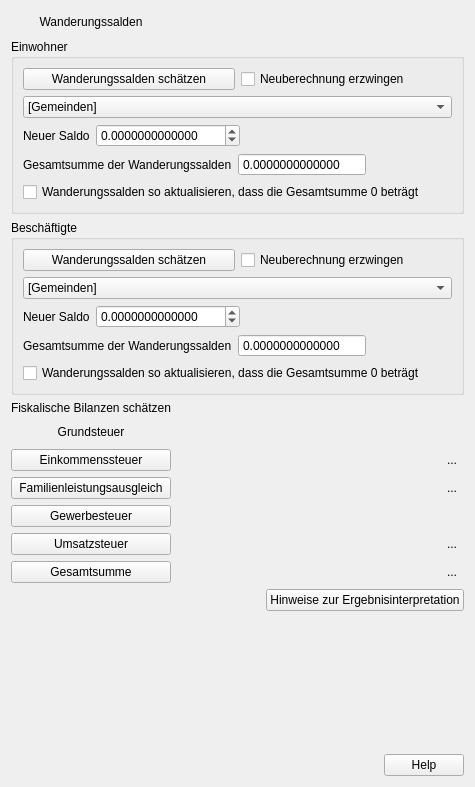
      <widget class="QWidget" name="page7">
       <property name="geometry">
        <rect>
         <x>0</x>
         <y>0</y>
         <width>475</width>
         <height>787</height>
        </rect>
       </property>
       <attribute name="label">
        <string>Kommunale Steuereinnahmen</string>
       </attribute>
       <layout class="QGridLayout" name="gridLayout_21">
        <item row="1" column="0" colspan="5">
         <widget class="QGroupBox" name="groupBox_11">
          <property name="title">
           <string>Einwohner</string>
          </property>
          <layout class="QGridLayout" name="gridLayout_19">
           <item row="3" column="0" colspan="2">
            <layout class="QHBoxLayout" name="horizontalLayout_14">
             <item>
              <widget class="QLabel" name="label_72">
               <property name="sizePolicy">
                <sizepolicy hsizetype="Fixed" vsizetype="Preferred">
                 <horstretch>0</horstretch>
                 <verstretch>0</verstretch>
                </sizepolicy>
               </property>
               <property name="text">
                <string>Gesamtsumme der Wanderungssalden</string>
               </property>
              </widget>
             </item>
             <item>
              <widget class="QDoubleSpinBox" name="doubleSpinBox_2">
               <property name="sizePolicy">
                <sizepolicy hsizetype="Fixed" vsizetype="Fixed">
                 <horstretch>0</horstretch>
                 <verstretch>0</verstretch>
                </sizepolicy>
               </property>
               <property name="readOnly">
                <bool>true</bool>
               </property>
               <property name="buttonSymbols">
                <enum>QAbstractSpinBox::NoButtons</enum>
               </property>
               <property name="decimals">
                <number>13</number>
               </property>
               <property name="minimum">
                <double>-99999.000000000000000</double>
               </property>
               <property name="maximum">
                <double>99999.000000000000000</double>
               </property>
               <property name="singleStep">
                <double>0.010000000000000</double>
               </property>
              </widget>
             </item>
             <item>
              <spacer name="horizontalSpacer_11">
               <property name="orientation">
                <enum>Qt::Horizontal</enum>
               </property>
               <property name="sizeHint" stdset="0">
                <size>
                 <width>40</width>
                 <height>20</height>
                </size>
               </property>
              </spacer>
             </item>
            </layout>
           </item>
           <item row="2" column="0" colspan="2">
            <layout class="QHBoxLayout" name="horizontalLayout_13">
             <item>
              <widget class="QLabel" name="label_71">
               <property name="sizePolicy">
                <sizepolicy hsizetype="Fixed" vsizetype="Preferred">
                 <horstretch>0</horstretch>
                 <verstretch>0</verstretch>
                </sizepolicy>
               </property>
               <property name="text">
                <string>Neuer Saldo</string>
               </property>
              </widget>
             </item>
             <item>
              <widget class="QDoubleSpinBox" name="doubleSpinBox">
               <property name="sizePolicy">
                <sizepolicy hsizetype="Fixed" vsizetype="Fixed">
                 <horstretch>0</horstretch>
                 <verstretch>0</verstretch>
                </sizepolicy>
               </property>
               <property name="readOnly">
                <bool>false</bool>
               </property>
               <property name="buttonSymbols">
                <enum>QAbstractSpinBox::UpDownArrows</enum>
               </property>
               <property name="decimals">
                <number>13</number>
               </property>
               <property name="minimum">
                <double>-99999.000000000000000</double>
               </property>
               <property name="maximum">
                <double>99999.000000000000000</double>
               </property>
               <property name="singleStep">
                <double>0.010000000000000</double>
               </property>
              </widget>
             </item>
             <item>
              <spacer name="horizontalSpacer_10">
               <property name="orientation">
                <enum>Qt::Horizontal</enum>
               </property>
               <property name="sizeHint" stdset="0">
                <size>
                 <width>40</width>
                 <height>20</height>
                </size>
               </property>
              </spacer>
             </item>
            </layout>
           </item>
           <item row="0" column="0">
            <widget class="QPushButton" name="pushButton_30">
             <property name="text">
              <string>Wanderungssalden schätzen</string>
             </property>
            </widget>
           </item>
           <item row="1" column="0" colspan="2">
            <widget class="QComboBox" name="comboBox_4">
             <item>
              <property name="text">
               <string>[Gemeinden]</string>
              </property>
             </item>
            </widget>
           </item>
           <item row="4" column="0" colspan="2">
            <widget class="QCheckBox" name="checkBox_18">
             <property name="text">
              <string>Wanderungssalden so aktualisieren, dass die Gesamtsumme 0 beträgt</string>
             </property>
            </widget>
           </item>
           <item row="0" column="1">
            <widget class="QCheckBox" name="checkBox_17">
             <property name="layoutDirection">
              <enum>Qt::LeftToRight</enum>
             </property>
             <property name="text">
              <string>Neuberechnung erzwingen</string>
             </property>
            </widget>
           </item>
          </layout>
         </widget>
        </item>
        <item row="2" column="0" colspan="5">
         <widget class="QGroupBox" name="groupBox_12">
          <property name="title">
           <string>Beschäftigte</string>
          </property>
          <layout class="QGridLayout" name="gridLayout_20">
           <item row="0" column="0">
            <widget class="QPushButton" name="pushButton_31">
             <property name="text">
              <string>Wanderungssalden schätzen</string>
             </property>
            </widget>
           </item>
           <item row="0" column="1">
            <widget class="QCheckBox" name="checkBox_19">
             <property name="layoutDirection">
              <enum>Qt::LeftToRight</enum>
             </property>
             <property name="text">
              <string>Neuberechnung erzwingen</string>
             </property>
            </widget>
           </item>
           <item row="1" column="0" colspan="2">
            <widget class="QComboBox" name="comboBox_5">
             <item>
              <property name="text">
               <string>[Gemeinden]</string>
              </property>
             </item>
            </widget>
           </item>
           <item row="2" column="0" colspan="2">
            <layout class="QHBoxLayout" name="horizontalLayout_15">
             <item>
              <widget class="QLabel" name="label_73">
               <property name="sizePolicy">
                <sizepolicy hsizetype="Fixed" vsizetype="Preferred">
                 <horstretch>0</horstretch>
                 <verstretch>0</verstretch>
                </sizepolicy>
               </property>
               <property name="text">
                <string>Neuer Saldo</string>
               </property>
              </widget>
             </item>
             <item>
              <widget class="QDoubleSpinBox" name="doubleSpinBox_3">
               <property name="sizePolicy">
                <sizepolicy hsizetype="Fixed" vsizetype="Fixed">
                 <horstretch>0</horstretch>
                 <verstretch>0</verstretch>
                </sizepolicy>
               </property>
               <property name="readOnly">
                <bool>false</bool>
               </property>
               <property name="buttonSymbols">
                <enum>QAbstractSpinBox::UpDownArrows</enum>
               </property>
               <property name="decimals">
                <number>13</number>
               </property>
               <property name="minimum">
                <double>-99999.000000000000000</double>
               </property>
               <property name="maximum">
                <double>99999.000000000000000</double>
               </property>
               <property name="singleStep">
                <double>0.010000000000000</double>
               </property>
              </widget>
             </item>
             <item>
              <spacer name="horizontalSpacer_12">
               <property name="orientation">
                <enum>Qt::Horizontal</enum>
               </property>
               <property name="sizeHint" stdset="0">
                <size>
                 <width>40</width>
                 <height>20</height>
                </size>
               </property>
              </spacer>
             </item>
            </layout>
           </item>
           <item row="3" column="0" colspan="2">
            <layout class="QHBoxLayout" name="horizontalLayout_16">
             <item>
              <widget class="QLabel" name="label_74">
               <property name="sizePolicy">
                <sizepolicy hsizetype="Fixed" vsizetype="Preferred">
                 <horstretch>0</horstretch>
                 <verstretch>0</verstretch>
                </sizepolicy>
               </property>
               <property name="text">
                <string>Gesamtsumme der Wanderungssalden</string>
               </property>
              </widget>
             </item>
             <item>
              <widget class="QDoubleSpinBox" name="doubleSpinBox_4">
               <property name="sizePolicy">
                <sizepolicy hsizetype="Fixed" vsizetype="Fixed">
                 <horstretch>0</horstretch>
                 <verstretch>0</verstretch>
                </sizepolicy>
               </property>
               <property name="readOnly">
                <bool>true</bool>
               </property>
               <property name="buttonSymbols">
                <enum>QAbstractSpinBox::NoButtons</enum>
               </property>
               <property name="decimals">
                <number>13</number>
               </property>
               <property name="minimum">
                <double>-99999.000000000000000</double>
               </property>
               <property name="maximum">
                <double>99999.000000000000000</double>
               </property>
               <property name="singleStep">
                <double>0.010000000000000</double>
               </property>
              </widget>
             </item>
             <item>
              <spacer name="horizontalSpacer_13">
               <property name="orientation">
                <enum>Qt::Horizontal</enum>
               </property>
               <property name="sizeHint" stdset="0">
                <size>
                 <width>40</width>
                 <height>20</height>
                </size>
               </property>
              </spacer>
             </item>
            </layout>
           </item>
           <item row="4" column="0" colspan="2">
            <widget class="QCheckBox" name="checkBox_20">
             <property name="text">
              <string>Wanderungssalden so aktualisieren, dass die Gesamtsumme 0 beträgt</string>
             </property>
            </widget>
           </item>
          </layout>
         </widget>
        </item>
        <item row="5" column="4">
         <widget class="QToolButton" name="toolButton_35">
          <property name="toolTip">
           <string>bereits berechnete Layer anzeigen (falls aus Liste gelösdcht ...)</string>
          </property>
          <property name="layoutDirection">
           <enum>Qt::RightToLeft</enum>
          </property>
          <property name="autoFillBackground">
           <bool>false</bool>
          </property>
          <property name="text">
           <string>...</string>
          </property>
          <property name="icon">
           <iconset>
            <normaloff>181112_Icons_toggle_visibility_off.png</normaloff>
            <normalon>181112_Icons_toggle_visibility_on.png</normalon>181112_Icons_toggle_visibility_off.png</iconset>
          </property>
          <property name="checkable">
           <bool>true</bool>
          </property>
          <property name="autoExclusive">
           <bool>false</bool>
          </property>
          <property name="autoRaise">
           <bool>true</bool>
          </property>
         </widget>
        </item>
        <item row="46" column="0">
         <widget class="QPushButton" name="pushButton_37">
          <property name="text">
           <string>Umsatzsteuer</string>
          </property>
         </widget>
        </item>
        <item row="4" column="0">
         <widget class="QPushButton" name="pushButton_33">
          <property name="sizePolicy">
           <sizepolicy hsizetype="Minimum" vsizetype="Fixed">
            <horstretch>0</horstretch>
            <verstretch>0</verstretch>
           </sizepolicy>
          </property>
          <property name="layoutDirection">
           <enum>Qt::RightToLeft</enum>
          </property>
          <property name="autoFillBackground">
           <bool>false</bool>
          </property>
          <property name="text">
           <string>Grundsteuer</string>
          </property>
          <property name="icon">
           <iconset>
            <normaloff>181112_Icons_toggle_dropdown_off.png</normaloff>
            <normalon>181112_Icons_toggle_dropdown_on.png</normalon>181112_Icons_toggle_dropdown_off.png</iconset>
          </property>
          <property name="checkable">
           <bool>true</bool>
          </property>
          <property name="flat">
           <bool>true</bool>
          </property>
         </widget>
        </item>
        <item row="51" column="0" colspan="5">
         <widget class="QDialogButtonBox" name="buttonBox_8">
          <property name="standardButtons">
           <set>QDialogButtonBox::Help</set>
          </property>
         </widget>
        </item>
        <item row="3" column="0">
         <widget class="QLabel" name="label_75">
          <property name="sizePolicy">
           <sizepolicy hsizetype="Preferred" vsizetype="Fixed">
            <horstretch>0</horstretch>
            <verstretch>0</verstretch>
           </sizepolicy>
          </property>
          <property name="text">
           <string>Fiskalische Bilanzen schätzen</string>
          </property>
         </widget>
        </item>
        <item row="22" column="4">
         <widget class="QToolButton" name="toolButton_34">
          <property name="toolTip">
           <string>bereits berechnete Layer anzeigen (falls aus Liste gelösdcht ...)</string>
          </property>
          <property name="layoutDirection">
           <enum>Qt::RightToLeft</enum>
          </property>
          <property name="autoFillBackground">
           <bool>false</bool>
          </property>
          <property name="text">
           <string>...</string>
          </property>
          <property name="icon">
           <iconset>
            <normaloff>181112_Icons_toggle_visibility_off.png</normaloff>
            <normalon>181112_Icons_toggle_visibility_on.png</normalon>181112_Icons_toggle_visibility_off.png</iconset>
          </property>
          <property name="checkable">
           <bool>true</bool>
          </property>
          <property name="autoExclusive">
           <bool>false</bool>
          </property>
          <property name="autoRaise">
           <bool>true</bool>
          </property>
         </widget>
        </item>
        <item row="5" column="0">
         <widget class="QPushButton" name="pushButton_34">
          <property name="text">
           <string>Einkommenssteuer</string>
          </property>
         </widget>
        </item>
        <item row="22" column="0">
         <widget class="QPushButton" name="pushButton_35">
          <property name="text">
           <string>Familienleistungsausgleich</string>
          </property>
         </widget>
        </item>
        <item row="46" column="4">
         <widget class="QToolButton" name="toolButton_36">
          <property name="toolTip">
           <string>bereits berechnete Layer anzeigen (falls aus Liste gelösdcht ...)</string>
          </property>
          <property name="layoutDirection">
           <enum>Qt::RightToLeft</enum>
          </property>
          <property name="autoFillBackground">
           <bool>false</bool>
          </property>
          <property name="text">
           <string>...</string>
          </property>
          <property name="icon">
           <iconset>
            <normaloff>181112_Icons_toggle_visibility_off.png</normaloff>
            <normalon>181112_Icons_toggle_visibility_on.png</normalon>181112_Icons_toggle_visibility_off.png</iconset>
          </property>
          <property name="checkable">
           <bool>true</bool>
          </property>
          <property name="autoExclusive">
           <bool>false</bool>
          </property>
          <property name="autoRaise">
           <bool>true</bool>
          </property>
         </widget>
        </item>
        <item row="0" column="4">
         <spacer name="horizontalSpacer_14">
          <property name="orientation">
           <enum>Qt::Horizontal</enum>
          </property>
          <property name="sizeHint" stdset="0">
           <size>
            <width>40</width>
            <height>20</height>
           </size>
          </property>
         </spacer>
        </item>
        <item row="49" column="4">
         <widget class="QPushButton" name="pushButton_40">
          <property name="sizePolicy">
           <sizepolicy hsizetype="Fixed" vsizetype="Fixed">
            <horstretch>0</horstretch>
            <verstretch>0</verstretch>
           </sizepolicy>
          </property>
          <property name="layoutDirection">
           <enum>Qt::RightToLeft</enum>
          </property>
          <property name="text">
           <string>Hinweise zur Ergebnisinterpretation</string>
          </property>
         </widget>
        </item>
        <item row="47" column="0">
         <widget class="QPushButton" name="pushButton_38">
          <property name="text">
           <string>Gesamtsumme</string>
          </property>
         </widget>
        </item>
        <item row="45" column="0">
         <widget class="QPushButton" name="pushButton_36">
          <property name="sizePolicy">
           <sizepolicy hsizetype="Minimum" vsizetype="Fixed">
            <horstretch>0</horstretch>
            <verstretch>0</verstretch>
           </sizepolicy>
          </property>
          <property name="layoutDirection">
           <enum>Qt::RightToLeft</enum>
          </property>
          <property name="autoFillBackground">
           <bool>false</bool>
          </property>
          <property name="text">
           <string>Gewerbesteuer</string>
          </property>
          <property name="icon">
           <iconset>
            <normaloff>181112_Icons_toggle_dropdown_off.png</normaloff>
            <normalon>181112_Icons_toggle_dropdown_on.png</normalon>181112_Icons_toggle_dropdown_off.png</iconset>
          </property>
          <property name="checkable">
           <bool>true</bool>
          </property>
          <property name="flat">
           <bool>false</bool>
          </property>
         </widget>
        </item>
        <item row="0" column="0">
         <widget class="QPushButton" name="pushButton_32">
          <property name="sizePolicy">
           <sizepolicy hsizetype="Minimum" vsizetype="Fixed">
            <horstretch>0</horstretch>
            <verstretch>0</verstretch>
           </sizepolicy>
          </property>
          <property name="layoutDirection">
           <enum>Qt::RightToLeft</enum>
          </property>
          <property name="autoFillBackground">
           <bool>false</bool>
          </property>
          <property name="text">
           <string>Wanderungssalden</string>
          </property>
          <property name="icon">
           <iconset>
            <normaloff>181112_Icons_toggle_dropdown_off.png</normaloff>
            <normalon>181112_Icons_toggle_dropdown_on.png</normalon>181112_Icons_toggle_dropdown_off.png</iconset>
          </property>
          <property name="checkable">
           <bool>true</bool>
          </property>
          <property name="flat">
           <bool>true</bool>
          </property>
         </widget>
        </item>
        <item row="47" column="4">
         <widget class="QToolButton" name="toolButton_37">
          <property name="toolTip">
           <string>bereits berechnete Layer anzeigen (falls aus Liste gelösdcht ...)</string>
          </property>
          <property name="layoutDirection">
           <enum>Qt::RightToLeft</enum>
          </property>
          <property name="autoFillBackground">
           <bool>false</bool>
          </property>
          <property name="text">
           <string>...</string>
          </property>
          <property name="icon">
           <iconset>
            <normaloff>181112_Icons_toggle_visibility_off.png</normaloff>
            <normalon>181112_Icons_toggle_visibility_on.png</normalon>181112_Icons_toggle_visibility_off.png</iconset>
          </property>
          <property name="checkable">
           <bool>true</bool>
          </property>
          <property name="autoExclusive">
           <bool>false</bool>
          </property>
          <property name="autoRaise">
           <bool>true</bool>
          </property>
         </widget>
        </item>
        <item row="50" column="4">
         <spacer name="verticalSpacer_4">
          <property name="orientation">
           <enum>Qt::Vertical</enum>
          </property>
          <property name="sizeHint" stdset="0">
           <size>
            <width>20</width>
            <height>40</height>
           </size>
          </property>
         </spacer>
        </item>
       </layout>
      </widget>
